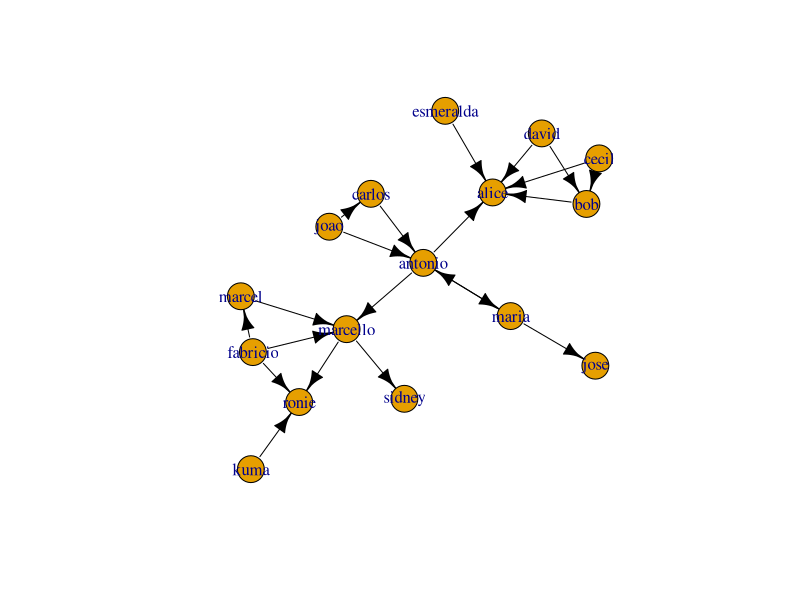

The R script that drew this image: (Note: this script raises an error after producing the figure.)
## ---- chunk 1
library(igraph)
relacoes <- read.csv('../data//relacoes_evol1.csv', sep=';')
g <- graph.data.frame(relacoes, directed=TRUE)
## ---- chunk 2
plot(g, layout=layout.kamada.kawai, edge.width=E(g)$weight, edge.color="black")
## ---- chunk 3
qtd_vertice <- vcount(g)
qtd_vertice
qtd_aresta <- ecount(g)
qtd_aresta
is.connected(g)
## ---- chunk 4
diam <- diameter(g)
diam
nodes <- farthest.nodes(g)
nodes
V(g)[nodes[1]]
V(g)[nodes[2]]
## ---- chunk 5
aver_path <- average.path.length(g, directed=TRUE, unconnected=TRUE)
aver_path
## ---- chunk 6
aver_path <- average.path.length(g, directed=TRUE, unconnected=FALSE)
aver_path
## ---- chunk 7
degree(g, mode="in")
degree(g, mode="out")
degree(g, mode="all")
## ---- chunk 8
betweenness <- betweenness(g, directed=TRUE)
which.max(betweenness)
which.min(betweenness)
## ---- chunk 9
# estah me retornando a reciprocity do grafo. 
# ver como retornar o valor para cada usuário.
reciprocity(g)
## ---- chunk 10
assortativity.degree(g)
## ---- chunk 11
authority_values <- authority.score(g)$vector
authority_values
which.max(authority_values)
which.min(authority_values)
hub_values <- hub.score(g)$vector
hub_values
which.max(hub_values)
which.min(hub_values)
## ---- chunk 12
page_rank_values <- page.rank(g)$vector
page_rank_values
which.max(page_rank_values)
which.min(page_rank_values)
## ---- chunk 13
cl <- clusters(g)
quantidade_clusters <- cl$no
quantidade_clusters
## ---- chunk 14
plot(g, layout=layout.kamada.kawai, 
     edge.width=E(g)$width, 
     edge.color="black", 
     vertex.color=cl$membership)
